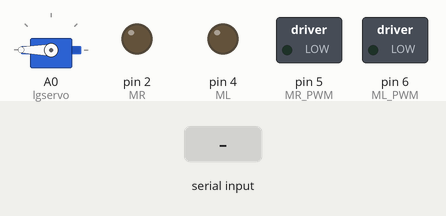
This sketch was run on a simulated Arduino Uno, built with avr-gcc and run on an emulated ATmega328P. Parts: servo, switched loads named in the sketch (green lamp = pin HIGH), output pins drawn as LEDs (lit = HIGH). The inputs (shaded band) are chosen by the test bench. What the sketch prints to the serial monitor is not drawn.

Above: at 1.2 s.
1.3 s: "F" received over Serial
At 1.7 s:
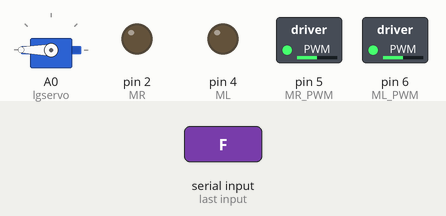
2.8 s: "B" received over Serial
At 4.0 s:
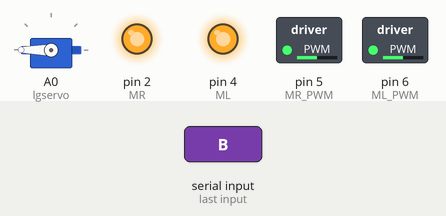
4.3 s: "L" received over Serial
At 5.2 s:
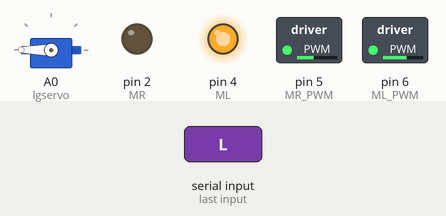
5.8 s: "R" received over Serial
At 6.3 s:
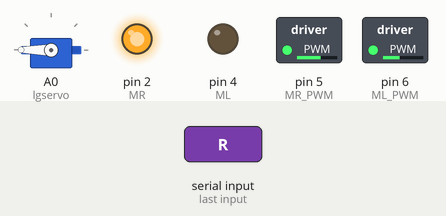
7.3 s: "p" received over Serial
At 8.5 s:
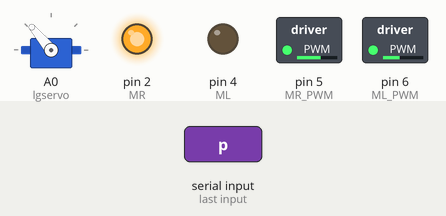
8.8 s: "S" received over Serial
At 9.8 s:
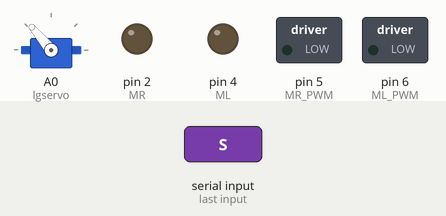
Timing chart, 0 to 11.3 s (numbered marks = the images above; inputs shaded):
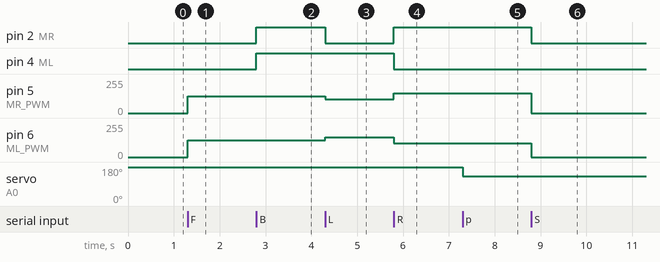

Measured:
- after the input at 1.3 s, pin 5 (MR_PWM), pin 6 (ML_PWM): 0/255 → 127/255 at once
- after the input at 2.8 s, pin 2 (MR), pin 4 (ML): LOW → HIGH at once
- after the input at 4.3 s, pin 2 (MR): HIGH → LOW at once; pin 5 (MR_PWM): 127/255 → 105/255 at once; pin 6 (ML_PWM): 127/255 → 150/255 at once
- after the input at 5.8 s, pin 2 (MR): LOW → HIGH at once; pin 4 (ML): HIGH → LOW at once; pin 5 (MR_PWM): 105/255 → 150/255 at once; pin 6 (ML_PWM): 150/255 → 105/255 at once
- after the input at 7.3 s, servo on A0 (lgservo): 180° → 130° at once
- after the input at 8.8 s, pin 2 (MR): HIGH → LOW at once; pin 5 (MR_PWM): 150/255 → 0/255 at once; pin 6 (ML_PWM): 105/255 → 0/255 at once

The sketch:

handling_robot.ino
```cpp
#include <Servo.h>
Servo lgservo;
#define ML 4
#define ML_PWM 6
#define MR 2
#define MR_PWM 5
#define servo2 A0

char val;
char wifiData;

void setup() {
  Serial.begin(9600);
  pinMode(ML, OUTPUT);
  pinMode(ML_PWM, OUTPUT);
  pinMode(MR, OUTPUT);
  pinMode(MR_PWM, OUTPUT);

  lgservo.attach(A0);
  lgservo.write(180);
}

void loop() {
  if(Serial.available() > 0)
  {
    val = Serial.read();
    Serial.print(val);
  }
  switch(val)
  {
    case 'F': car_forward(); break;
    case 'B': car_back(); break;
    case 'L': car_left(); break;
    case 'R': car_right(); break;
    case 'S': car_stop(); break;
    case 'p': lgservo.write(130); break;
    case 'x': lgservo.write(180); break;
  }
}


void car_forward()
{
  digitalWrite(ML,LOW);
  analogWrite(ML_PWM,127);
  digitalWrite(MR,LOW);
  analogWrite(MR_PWM,127);
}

void car_back()
{
  digitalWrite(ML,HIGH);
  analogWrite(ML_PWM,127);
  digitalWrite(MR,HIGH);
  analogWrite(MR_PWM,127);
}

void car_left()
{
  digitalWrite(ML,HIGH);
  analogWrite(ML_PWM,150);
  digitalWrite(MR,LOW);
  analogWrite(MR_PWM,105);
}

void car_right()
{
  digitalWrite(ML,LOW);
  analogWrite(ML_PWM,105);
  digitalWrite(MR,HIGH);
  analogWrite(MR_PWM,150);
}

void car_stop()
{
  digitalWrite(ML,LOW);
  analogWrite(ML_PWM,0);
  digitalWrite(MR,LOW);
  analogWrite(MR_PWM,0);
}
```
